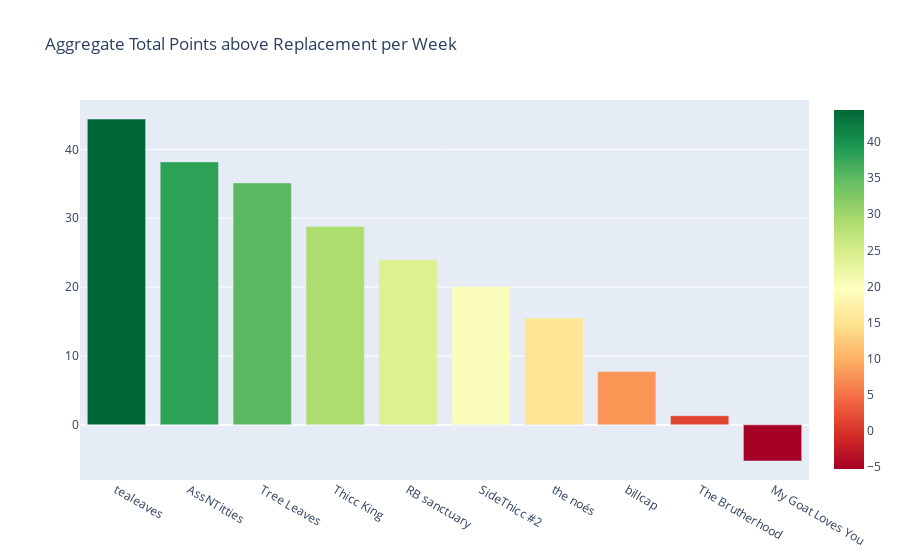

Write notebook code for a chart like this one.
### Code cell
fig = go.Figure()

total_par = {NAME_PAIRINGS[roster["owner_id"]]: sum(
    roster["PAR_values"])/CURRENT_WEEK for roster in rosters}
fig.add_trace(
    go.Bar(x=list(total_par.keys()), y=list(total_par.values()),
           marker=dict(color=list(total_par.values()), coloraxis="coloraxis"))
)

fig.update_layout(coloraxis=dict(colorscale=px.colors.diverging.RdYlGn),
                  title="Aggregate Total Points above Replacement per Week",
                  showlegend=False,
                  xaxis={'categoryorder': 'total descending'},
                  )

### Figure 1 — Plotly figure (JSON) as saved in the notebook; plotly's stock layout.template omitted (floating-point values rounded to 4 significant figures)
{"data": [{"marker": {"color": [-5.257, 1.325, 44.41, 35.13, 15.51, 20.1, 38.18, 28.8, 7.738, 23.99], "coloraxis": "coloraxis"}, "type": "bar", "x": ["My Goat Loves You", "The Brutherhood", "tealeaves", "Tree Leaves", "the noés", "SideThicc #2", "AssNTitties", "Thicc King", "billcap", "RB sanctuary"], "y": [-5.257, 1.325, 44.41, 35.13, 15.51, 20.1, 38.18, 28.8, 7.738, 23.99]}], "layout": {"coloraxis": {"colorscale": [[0, "rgb(165,0,38)"], [0.1, "rgb(215,48,39)"], [0.2, "rgb(244,109,67)"], [0.3, "rgb(253,174,97)"], [0.4, "rgb(254,224,139)"], [0.5, "rgb(255,255,191)"], [0.6, "rgb(217,239,139)"], [0.7, "rgb(166,217,106)"], [0.8, "rgb(102,189,99)"], [0.9, "rgb(26,152,80)"], [1, "rgb(0,104,55)"]]}, "showlegend": false, "title": {"text": "Aggregate Total Points above Replacement per Week"}, "xaxis": {"categoryorder": "total descending"}}}
